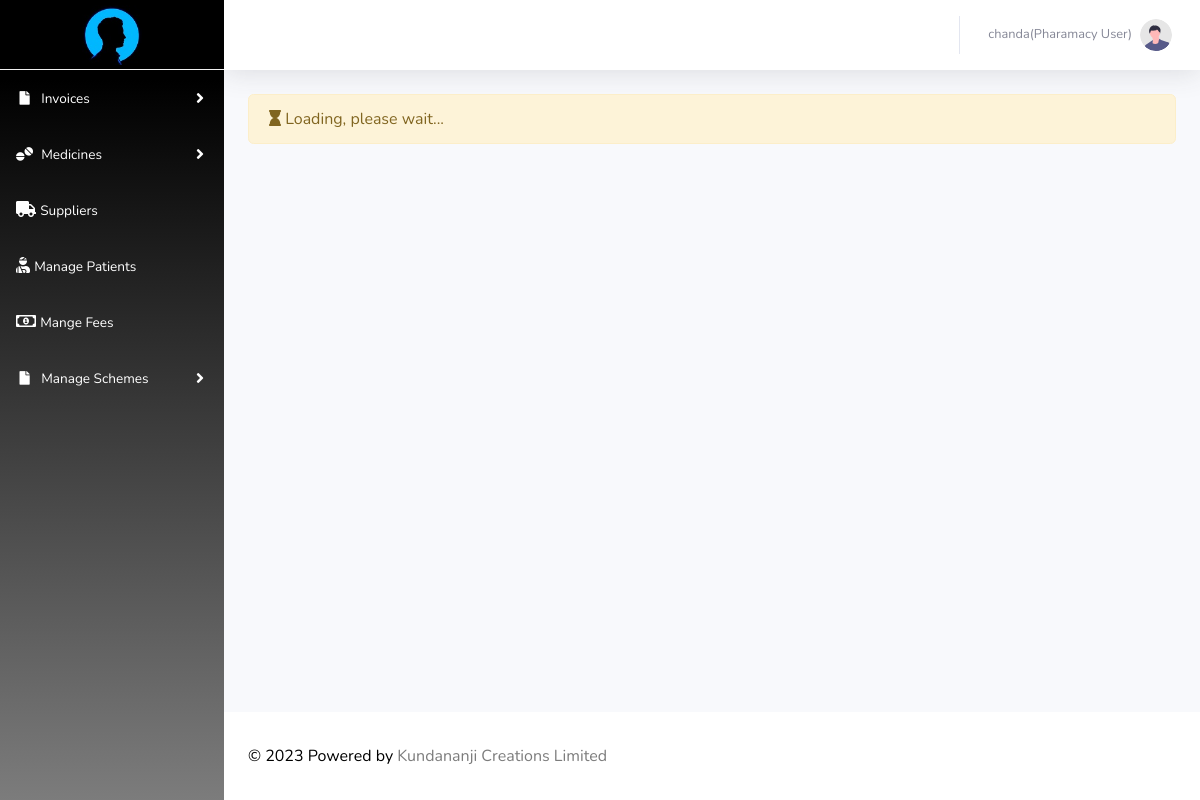
Page /dashboard.php (signed in) on the committed database.
### tables this page shows
CREATE TABLE `menu` (
  `id` int(10) NOT NULL,
  `icon` varchar(50) DEFAULT NULL,
  `name` varchar(50) NOT NULL,
  `label` varchar(50) NOT NULL,
  `url` varchar(255) DEFAULT NULL,
  `target` int(10) DEFAULT NULL,
  `parentId` int(10) DEFAULT NULL,
  `profileId` int(10) NOT NULL,
  `idName` varchar(100) DEFAULT NULL
);

### config/database.php (called while the page is built, shortened)
<?php
class Database{
	private static $conn;
	public static function getConnection(){
		try{
		    $db_host = "localhost";
		    $db_user = "twishe5_pharmacy";
		    $db_password = "1_4BdbO{ZG8C";
		    $database_input = "twishe5_pharmacy";
		    self::$conn = new mysqli($db_host, $db_user,$db_password,$database_input);
		    self::$conn->set_charset("utf8");
		   }
		  catch(Exception $e) {
		  	 self::$error = $e->getMessage();
		}
		return self::$conn;
     }
}

### daos/_profile-dao.php (called while the page is built, shortened)
<?php
class ProfileDao{
  public function select($profileId){
    try{
      $sql="SELECT * FROM `_profile` WHERE `id`=?";
      $stmt=Database::getConnection()->prepare($sql);
      $stmt->bind_param("i",$profileId);
      $stmt->execute();
      $result = $stmt->get_result();
      while($row=$result->fetch_assoc()){
        $profile = $this->getFields($row);
        return $profile;
      }
      return null;
    }
    catch(Exception $ex){
      return null;
    }
  }
  public function getFields($row){
    $profile= new Profile();
      $profile->setId($row['id']);
      $profile->setName($row['name']);
      $profile->setDescription($row['description']);
      $profile->setIsActive($row['isActive']);
      $profile->setIsDefault($row['isDefault']);
    return $profile;
  }
}

### classes/_profile.php (called while the page is built, shortened)
<?php
class Profile implements \JsonSerializable{
  private $id;
  public function setId($id){
    $this->id=$id;
  }
  public function getId(){
    return $this->id;
  }
}

### daos/menu-dao.php (called while the page is built, shortened)
<?php
class MenuDao{
  public function selectByWhereClause($whereClause){
    try{
      $sql="SELECT * FROM menu  WHERE ".$whereClause;
      $stmt=Database::getConnection()->prepare($sql);
      $stmt->execute();
      $result = $stmt->get_result();
      $objects = array();
      while($row=$result->fetch_assoc()){
        $menu = $this->getFields($row);
        $objects[]=$menu;
      }
      return $objects;
    }
    catch(Exception $ex){
      throw $ex;
    }
  }
  public function getFields($row){
    $menu= new Menu();
      $menu->setId($row['id']);
      $menu->setIcon($row['icon']);
      $menu->setName($row['name']);
      $menu->setLabel($row['label']);
      $menu->setUrl($row['url']);
      $menu->setTarget($row['target']);
      $menu->setParentId($row['parentId']);
      $menu->setProfileId($row['profileId']);
      $menu->setIdName($row['idName']);
    return $menu;
  }
}

### classes/menu.php (called while the page is built, shortened)
<?php
class Menu implements \JsonSerializable{
  private $id;
  private $icon;
  private $name;
  private $label;
  private $url;
  private $target;
  private $idName;
  public function setId($id){
    $this->id=$id;
  }
  public function getId(){
    return $this->id;
  }
  public function setIcon($icon){
    $this->icon=$icon;
  }
  public function getIcon(){
    return $this->icon;
  }
  public function setName($name){
    $this->name=$name;
  }
  public function getName(){
    return $this->name;
  }
  public function setLabel($label){
    $this->label=$label;
  }
  public function getLabel(){
    return $this->label;
  }
  public function setUrl($url){
    $this->url=$url;
  }
  public function getUrl(){
    return $this->url;
  }
  public function setTarget($target){
    $this->target=$target;
  }
  public function getTarget(){
    return $this->target;
  }
  public function setIdName($idName){
    $this->idName=$idName;
  }
  public function getIdName(){
    return $this->idName;
  }
}

### daos/menu-target-dao.php (called while the page is built, shortened)
<?php
class MenuTargetDao{
  public function select($menuTargetId){
    try{
      $sql="SELECT * FROM `menu_target` WHERE `id`=?";
      $stmt=Database::getConnection()->prepare($sql);
      $stmt->bind_param("i",$menuTargetId);
      $stmt->execute();
      $result = $stmt->get_result();
      while($row=$result->fetch_assoc()){
        $menuTarget = $this->getFields($row);
        return $menuTarget;
      }
      return null;
    }
    catch(Exception $ex){
      return null;
    }
  }
  public function getFields($row){
    $menuTarget= new MenuTarget();
      $menuTarget->setId($row['id']);
      $menuTarget->setName($row['name']);
    return $menuTarget;
  }
}

### classes/menu-target.php (called while the page is built, shortened)
<?php
class MenuTarget implements \JsonSerializable{
  private $name;
  public function setName($name){
    $this->name=$name;
  }
  public function getName(){
    return $this->name;
  }
}

### menus/side-menu.php (the view, shortened to what this page needs)
<ul class="navbar-nav bg-gradient-primary sidebar sidebar-dark accordion" id="accordionSidebar">
<a class="sidebar-brand d-flex align-items-center justify-content-center" href="dashboard">
  <div class="sidebar-brand-icon">
    <img src="images/prof.jpg" style="width:60px"/>
  </div>
</a>
<?php
include_once("daos/_profile-dao.php");
include_once("classes/_profile.php");
include_once("classes/menu-target.php");
include_once("daos/menu-target-dao.php");
include_once("daos/menu-dao.php");
include_once("classes/menu.php");
include_once("config/database.php");
$menuDao = new MenuDao();
$menuTargetDao = new MenuTargetDao();
if(isset($_SESSION['user_profile_id'])){
    $profileDao = new Profiledao();
    $profile = $profileDao->select($_SESSION['user_profile_id']);
    if($profile){
        $profileId = $profile->getId();
        $menus = $menuDao->selectByWhereClause("profileId = $profileId AND parentId IS NULL");
        foreach($menus as $menu){
            $menuId = $menu->getId();
            $target = $menuTargetDao->select($menu->getTarget());
            $children = $menuDao->selectByWhereClause("profileId = $profileId AND parentId =$menuId");
            if(sizeof($children)>0){
                ?>
         <li class="nav-item">
                <a class="nav-link collapsed" href="#" data-toggle="collapse" data-target="#collapse<?php echo $menu->getName();?>"
                    aria-expanded="true" aria-controls="collapse<?php echo $menu->getName();?>">
                    <i class="fas fa-fw <?php echo $menu->getIcon();?>"></i>
                    <span><?php echo $menu->getLabel();?></span>
                </a>
            </li>
                <?php
            }
            else{
                ?>
                 <li class="nav-item">
                    <a class="nav-link" href="<?php echo $menu->getUrl()?>" <?php echo $target!=null?'target="'.$target->getName().'"':"" ?> id="<?php echo $menu->getIdName() ?>">
                        <em class="<?php echo $menu->getIcon() ?>"></em>
                        <span><?php echo $menu->getLabel() ?></span>
                    </a>
                </li>
               <?php
            }
        }
    }
}
?>
                </ul>

### rows in the picture
menu: label "Invoices"
menu: label "Medicines"
menu: label "Suppliers"
menu: label "Manage Patients"
menu: label "Mange Fees"
menu: label "Manage Schemes"

### other values in the picture
$_SESSION['username'] "chanda"
$_SESSION['user_profile'] "Pharamacy User"
